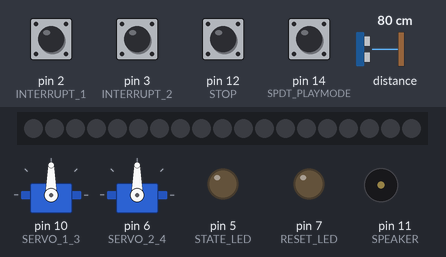
Recording of a sketch running on a simulated Arduino Uno, built with avr-gcc and run on an emulated ATmega328P. On the bench: 2 × servo, 19 RGB LEDs in strip order, left to right, output pins drawn as LEDs (lit = HIGH), buzzer (waves = sounding). Dashed ring = blinking. The inputs (shaded band) are chosen by the test bench; at power-on: pin 2 (INTERRUPT_1), pin 3 (INTERRUPT_2) HIGH, pin 12 (STOP), pin 14 (SPDT_PLAYMODE) LOW, distance to the obstacle 80 cm. The echo pulse lasts 58.3 µs per cm; pins used as bus, display or sensor lines are not drawn.

Above: at 1.2 s.
1.3 s: pin 3 (INTERRUPT_2) pulled LOW for 1 s
At 2.4 s:
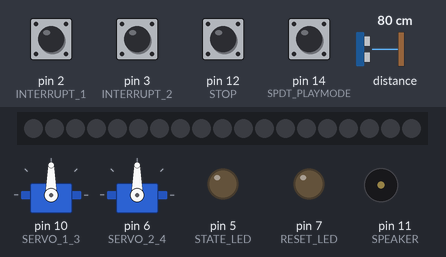
3.8 s: pin 2 (INTERRUPT_1) pulled LOW for 0.15 s
5.4 s: pin 3 (INTERRUPT_2) pulled LOW for 0.15 s
At 6.3 s:
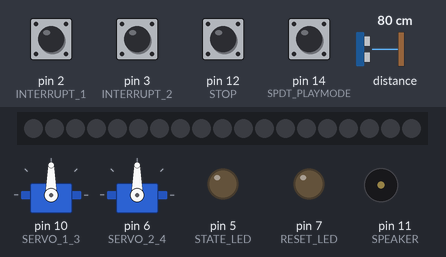
7.0 s: pin 2 (INTERRUPT_1) driven LOW and pin 3 (INTERRUPT_2) driven LOW
At 7.6 s:
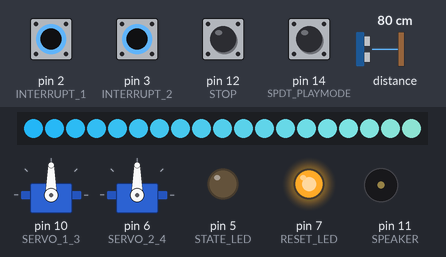
10.0 s: pin 2 (INTERRUPT_1) driven HIGH
At 10.62 s:
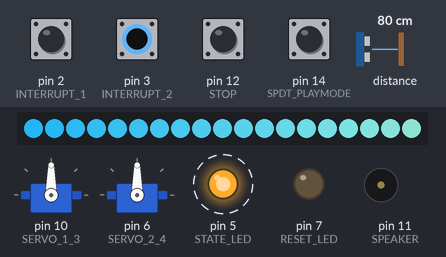
13.0 s: distance to the obstacle set to 9 cm
At 13.63 s:
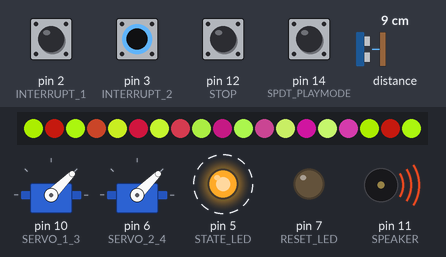
Timing chart, 0 to 16.0 s (numbered marks = the images above; inputs shaded):
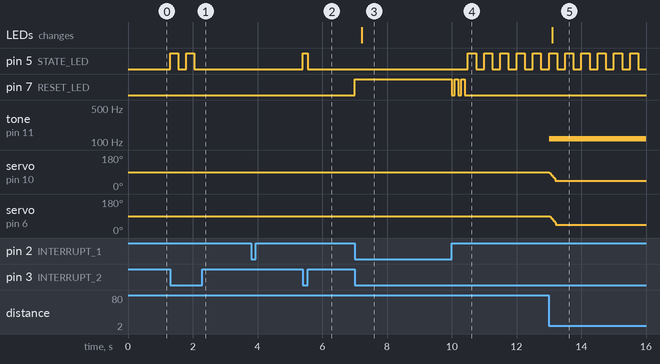

Measured:
- after the input at 1.3 s, pin 5 (STATE_LED): alternates HIGH for 0.25 s and LOW for 0.25 s, 4 changes in all, then stays LOW, starting at once
- after the input at 5.4 s, pin 5 (STATE_LED): LOW → HIGH at once, → LOW 0.15 s later
- after the input at 7.0 s, pin 7 (RESET_LED): LOW → HIGH at once, → LOW 3.0 s later; the LEDs: change after 0.22 s (image 3)
- after the input at 10.0 s, pin 5 (STATE_LED): alternates HIGH for 0.25 s and LOW for 0.25 s, starting after 0.50 s
- after the input at 13.0 s, tone on pin 11 (SPEAKER): silent → 116 Hz at once; servo on pin 10 (SERVO_1_3): moves from 90° to 45° over 0.18 s, starting at once; servo on pin 6 (SERVO_2_4): moves from 90° to 45° over 0.17 s, starting at once; the LEDs: change after 0.10 s (image 5)

The sketch:

ECE3872_ChristmasTree.ino
```cpp
#include <Adafruit_NeoPixel.h>
#include <Servo.h>

// Digital Pin Definitions
#define SONAR_ECHO    0
#define SONAR_TRIG    1
#define INTERRUPT_1   2 // RESET * PLAY
#define INTERRUPT_2   3 // RESET * RECORD
#define STATE_LED     5
#define SERVO_2_4     6
#define RESET_LED     7
#define SERVO_1_3     10
#define SPEAKER       11
#define STOP          12
#define LED           13 // Neopixel LED strip
#define SPDT_PLAYMODE 14

// Values
#define LIVE          0
#define RECORDING     1
#define NOTES_STORED  100
#define NUM_LEDS      19
#define MAX_DISTANCE  20.0 // Furthest distance the Sonar sensor will read (cm)


// Note frequencies with their int storare mapping (#)
// https://www.liutaiomottola.com/formulae/freqtab.htm
#define A2       110.000  // (1)
#define As2      116.541  // (2)
#define B2       123.471  // (3)
#define C3       130.813  // (4)
#define Cs3      138.591  // (5)
#define D3       146.832  // (6)
#define Ds3      155.563  // (7)
#define E3       164.814  // (8)
#define F3       174.614  // (9)
#define Fs3      184.997  // (10)
#define G3       195.998  // (11)
#define Gs3      207.652  // (12)

// Integer Frequencies
#define A2i      110  // (1)
#define As2i     117  // (2)
#define B2i      123  // (3)
#define C3i      131  // (4)
#define Cs3i     139  // (5)
#define D3i      147  // (6)
#define Ds3i     156  // (7)
#define E3i      165  // (8)
#define F3i      175  // (9)
#define Fs3i     185  // (10)
#define G3i      196  // (11)
#define Gs3i     208  // (12)

const float freqs[] = { A2, As2, B2, C3, Cs3, D3, Ds3, E3, F3, Fs3, G3, Gs3 };
const int freqs_i[] = { A2i, As2i, B2i, C3i, Cs3i, D3i, Ds3i, E3i, F3i, Fs3i, G3i, Gs3i };

// Global variables

volatile int state_var_0;
volatile int state_var_1;
bool on = false;
unsigned long tstart;
Adafruit_NeoPixel strip = Adafruit_NeoPixel(NUM_LEDS, LED, NEO_GRB + NEO_KHZ800);

Servo myservo_1_3;
Servo myservo_2_4;

// Recording and playing back different notes
volatile int recorded_notes[NOTES_STORED];
volatile unsigned int idx_record = 0;
volatile unsigned int idx_play = 0; // Check that this idx is in bounds before playing!
volatile bool is_recorded_data = false;
volatile bool is_space_remaining = true;

int servoPos_1_3 = 90;
int servoPos_2_4 = 90;

void setup() {
  // Set GPIO pins to their proper mode
  myservo_1_3.attach(SERVO_1_3);
  myservo_2_4.attach(SERVO_2_4);

  strip.begin();
  strip.clear();

  pinMode(STOP, INPUT);
  pinMode(SONAR_TRIG, OUTPUT);
  pinMode(SONAR_ECHO, INPUT);

  pinMode(LED_BUILTIN, OUTPUT);
  pinMode(STATE_LED, OUTPUT);
  pinMode(RESET_LED, OUTPUT);

  digitalWrite(LED_BUILTIN, HIGH);
  digitalWrite(STATE_LED, LOW);
  digitalWrite(RESET_LED, LOW);

  pinMode(SPDT_PLAYMODE, INPUT);
  attachInterrupt(digitalPinToInterrupt(INTERRUPT_1), updateStateVar1, CHANGE);
  attachInterrupt(digitalPinToInterrupt(INTERRUPT_2), updateStateVar2, CHANGE);

  eraseRecording();
  updateStateVar1();
  updateStateVar2();

  myservo_1_3.write(servoPos_1_3);
  myservo_2_4.write(servoPos_2_4);

}

void loop() {
  // Main program loop to run infinitely
  stateMachineHandler();
}

/* Update State Var 1
 *
 * Interrupt triggered when rotary switch turned or reset button pressed, updates state and resets state LEDs
 *  RESET * PLAY
 *
 * Params: None
 * Returns: None
 */
void updateStateVar1() {
  state_var_0 = digitalRead(INTERRUPT_1);
}

/* Update State Var 2
 *
 * Interrupt triggered when rotary switch turned or reset button pressed, updates state and resets state LEDs
 *  RESET * RECORD
 *
 * Params: None
 * Returns: None
 */
void updateStateVar2() {
  state_var_1 = digitalRead(INTERRUPT_2);
}

/* State Machine Handler
 *
 *  State Machine handler, constantly updating current state based on interrupt variables
 *
 * Params: None
 * Returns: None
 */
void stateMachineHandler() {
  // Reads variables corresponding to INT1=REST*PLAY and INT2=RESET*RECORD
  if (state_var_0 == 0) {
    if (state_var_1 == 0) {
      reset(); // 0 0 -> RESET STATE
    } else {
      rotaryPlay(); // 0 1 -> PLAY STATE
    }
  } else {
    if (state_var_1 == 0) {
      rotaryRecord(); // 1 0 -> RECORD STATE
    } else {
      if (digitalRead(STOP) == 0) {
        rotaryStop(); // 1 1 -> STOP STATE
      }
    }
  }
}

// ------ STATE FUNCTIONS -------

/* Rotary Record
 *
 *
 * State Machine stop function triggered when rotary switch set to record
 *
 * Params: None
 * Returns: None
 */
void rotaryRecord() {
  // Blink when recording, except if out of space then turn off LED
  while (state_var_0 == 1 && state_var_1 == 0) { // enter while loop if room to record
    tstart = millis();
    digitalWrite(STATE_LED, is_space_remaining ? HIGH : LOW);
    recordAudioData();
    // Wait till 250ms have passed to turn state LED off for blinking
    while (state_var_0 == 1 && state_var_1 == 0 && millis() <= tstart + 250);
    digitalWrite(STATE_LED, LOW); // Blink LED
    while (state_var_0 == 1 && state_var_1 == 0 && millis() <= tstart + 500);
  }
  digitalWrite(STATE_LED, LOW);
  is_recorded_data = true;
}


/* Rotary Stop
 *
 *
 * State Machine stop function triggered when rotary switch set to stop
 *
 * Params: None
 * Returns: None
 */
void rotaryStop() {
  ////Serial.print("STOP STATE\n");
  digitalWrite(STATE_LED, LOW);
  digitalWrite(LED_BUILTIN, LOW);
  while (state_var_0 == 1 && state_var_1 == 1) {
     // Should we do anything in stop?
  }
}


/* Rotary Play
 *
 *
 * State Machine play function triggered when rotary switch set to play
 *
 * Params: None
 * Returns: None
 */
void rotaryPlay() {
  ////Serial.print("PLAY STATE\n");
  // OUTER LOOP OCCURS EVERY 500 MILLISECONDS
  while (state_var_0 == 0 && state_var_1 == 1) {
    // Get start time and note
    tstart = millis();
    digitalWrite(STATE_LED, HIGH);
    int mode = digitalRead(SPDT_PLAYMODE);
    if (play(mode) == -1) digitalWrite(STATE_LED, LOW);
    // Spin until state change or time for next note
    while (state_var_0 == 0 && state_var_1 == 1 && millis() <= tstart + 500);
  }
  // Exit state code - turn off LED and stop the tone
  digitalWrite(STATE_LED, LOW);
  noTone(SPEAKER);
}


/* Reset
 *
 *
 * State Machine reset function triggered when reset button pressed
 *
 * Params: None
 * Returns: None
 */
void reset() {
  tstart = millis();
  digitalWrite(RESET_LED, HIGH);
  idx_play = 0;

  // Write the servos back to 90
  int finalPos_1_3 = 90;
  int finalPos_2_4 = 90;
  int step_1_3 = (finalPos_1_3 - servoPos_1_3)/10;
  int step_2_4 = (finalPos_2_4 - servoPos_2_4)/10;
  for (int i = 0; i < 9; ++i) {
    servoPos_1_3 += step_1_3;
    myservo_1_3.write(servoPos_1_3);
    delay(10);
    servoPos_2_4 += step_2_4;
    myservo_2_4.write(servoPos_1_3);
    delay(10);
  }
  servoPos_1_3 = finalPos_1_3;
  myservo_1_3.write(servoPos_1_3);
  delay(10);
  servoPos_2_4 = finalPos_2_4;
  myservo_2_4.write(servoPos_1_3);

  // Delay to ensure the LEDs don't spike the power
  delay(25);
  for (int i = 0; i < NUM_LEDS; ++i) {
    strip.setPixelColor(i, 32 + i * 4, 168, 228 - 4 * i);
  }
  strip.show();
  //Serial.print("RESET STATE\n");
  while (state_var_0 == 0 && state_var_1 == 0) {
    // if reset held down for > 3s, recording erased
    if (is_recorded_data && millis() >= tstart + 3000) {
      //Serial.print("ERASING RECORDING\n");
      eraseRecording();
      // Blink 3 times to show recording erased
      digitalWrite(RESET_LED, LOW);
      delay(100);
      digitalWrite(RESET_LED, HIGH);
      delay(100);
      digitalWrite(RESET_LED, LOW);
      delay(100);
      digitalWrite(RESET_LED, HIGH);
      delay(100);
      digitalWrite(RESET_LED, LOW);
      delay(100);
      digitalWrite(RESET_LED, HIGH);
    }
  }
  // Exit state cleanup - turn off Reset LED
  digitalWrite(RESET_LED, LOW);
}


// ----------- HELPER FUNCTIONS -----------

/* Erase Recording
 *
 *  Clears the recorded notes array and resets the record/play indices
 *
 * Params: None
 * Returns: None
 */
void eraseRecording() {
  idx_record = 0;
  idx_play = 0;
  is_recorded_data = false;
  is_space_remaining = true;
  for (int i = 0; i < NOTES_STORED; ++i) {
    recorded_notes[i] = 0;
  }
}


/* Read Sonar cm
 *
 *  Blocking call to measure distance on sonar
 *
 * Params: None
 * Returns: Distance (in cm) measured from front of sonar sensor
 */
unsigned long read_sonar_cm() {
  digitalWrite(SONAR_TRIG, LOW);
  delayMicroseconds(2);
  digitalWrite(SONAR_TRIG, HIGH);
  delayMicroseconds(10);
  digitalWrite(SONAR_TRIG, LOW);
  unsigned long cm = pulseIn(SONAR_ECHO, HIGH, 300000) / 58;
  return cm; // Distance in cm
}

/* Get Note Index - int
 *
 * Reads and scaled Sonar distance input to determine index of desired note
 * Note determined on continuous scale before conversion to note
 *
 *
 * Params: None
 * Returns: int frequency - the rounded frequency value
 */
int getNote() {
  unsigned long cm = read_sonar_cm();
  int note = (cm-2)/3;
  if (note < 1 || note > 12) note = -1;
  return note;
}

/* Get Frequency - int
 *
 * Reads and scaled Sonar distance input to determine frequency of desired note
 * Frequency determined on continuous scale before conversion to note
 *
 *
 * Params: None
 * Returns: int frequency - the rounded frequency value
 */
inline int getFrequency_i() {
  return freqs_i[getNote()];
}


/* Get Frequency - float
 *
 * Reads and scaled Sonar distance input to determine frequency of desired note
 * Frequency determined on continuous scale before conversion to note
 *
 *
 * Params: None
 * Returns: float frequency - the raw frequency value
 */
float getFrequency() {
  // This function scales notes/frequencies in geometric fashion like a guitar string
  //  Should it be changed to provide a linear relationship between distance and note?
  float freq = 107.0 * (((float) read_sonar_cm()) / MAX_DISTANCE) + 108.0;
  return freq;
}


/* Get Note From Freqency
 *
 * Maps a given frequency to its nearest output note
 *
 * Params: float frequency - raw frequency data
 * Returns: The integer mapping of the nearest note to the input frequncy
 */
int getNoteFromFrequency(float freq) {
    // Separate frequencies into bins with cutoffs as geometric mean of two frequencies
    if (freq < 113.223) return 1;
    else if (freq < 119.956) return 2;
    else if (freq < 127.089) return 3;
    else if (freq < 134.646) return 4;
    else if (freq < 142.652) return 5;
    else if (freq < 151.134) return 6;
    else if (freq < 160.122) return 7;
    else if (freq < 169.643) return 8;
    else if (freq < 179.731) return 9;
    else if (freq < 190.418) return 10;
    else if (freq < 201.741) return 11;
    else if (freq < 213.737) return 12;
    // If the frequency is greater than the cutoff, don't play anything.
    return -1;
}


/* Get Frequency from Note
 *
 * Provides the frequency of a note's mapping
 *  Use with indices of notes as defined up top (starting with 1)
 *
 * Params: int note - encoded note data
 * Returns: frequency corresponding to that note
 */
inline float getFrequencyFromNote(int note) {
  return freqs[note-1];
}


/* Get Next Recorded Note
 *
 * Gives the next note in the recording (if applicable) and increments the playback index
 *
 * Params: None
 * Returns: Integer encoding of the next recorded note for playback
 */
int getNextRecordedNote() {
  if (idx_play < idx_record && idx_play < NOTES_STORED) {
    int note = recorded_notes[idx_play++ % idx_record];
    idx_play = idx_play == idx_record ? idx_play = 0 : idx_play;
    return note;
  }  else {
    return -1; // Error code - no more data
  }
}


/* Set Next Recorded Note
 *
 * Writes the next recorded note to the note storage array
 *
 * Params: int note - the next note to record
 * Returns: int status - 0 if successful, -1 if out of recording space
 */
int setNextRecordedNote(int note) {
  if (idx_record < NOTES_STORED) {
    recorded_notes[idx_record++] = note;
    return 0;
  }
    is_space_remaining = false;
    return -1; // Error code
}


/* Play
 *
 * Plays notes from speaker live or from recording based on mode
 *
 * Params: int mode - read from the slide switch controlling play live or play from recording
 * Returns: Int note - the note that it detected and played
 */
int play(int mode) {
  int note;
  // Select note from either a recording or live input
  if (mode == LIVE) {
    // Live
    note = getNote();
  } else {
    // Recording
    note = getNextRecordedNote();
  }
  if (note == -1) return note; // Don't play anything if no note is returned
  lightLEDs(note);
  delay(10);
  speaker(note);
  moveMotors(note);
  return note;
}


/* Record Audio Data
 *
 * SIMULATION: Records notes in sequence of 1-12
 *
 * Calculates current frequency, retrieves the note, and stores it
 *
 * Params: None
 * Returns: int storageStatus: 0 if all clear, -1 if out of space
 */
int recordAudioData() {
  int note = play(LIVE);
  if (note > -1 && setNextRecordedNote(note) == -1) {
     return -1;
  }
  return 0;
}

/* Move Motors
 *
 *
 * Moves both servo motors to a set position based on the note
 *
 * Params: int note - the next note to move servos based on
 * Returns: None
 */
void moveMotors(int note) {
  // Move
  int finalPos_1_3 = 25+10*note;
  int finalPos_2_4 = 155-10*note;
  int step_1_3 = (finalPos_1_3 - servoPos_1_3)/10;
  int step_2_4 = (finalPos_2_4 - servoPos_2_4)/10;
  for (int i = 0; i < 9; ++i) {
    servoPos_1_3 += step_1_3;
    myservo_1_3.write(servoPos_1_3);
    delay(10);
    servoPos_2_4 += step_2_4;
    myservo_2_4.write(servoPos_1_3); // Changed from 2-4 to 1-3
    delay(10);
  }
  servoPos_1_3 = finalPos_1_3;
  myservo_1_3.write(servoPos_1_3);
  delay(10);
  servoPos_2_4 = finalPos_1_3;
  myservo_2_4.write(servoPos_1_3); // Changed from 2-4 to 1-3
    switch(note) {
    case 1:
      break;
    case 2:
      break;
    case 3:
      break;
    case 4:
      break;
    case 5:
      break;
    case 6:
      break;
    case 7:
      break;
    case 8:
      break;
    case 9:
      break;
    case 10:
      break;
    case 11:
      break;
    case 12:
      break;
     default:
      myservo_1_3.write(90);
      myservo_2_4.write(90);
      break;
    }
  return;
}

/* Speaker
 *
 *
 * Params: int note - the next note to play on the speaker
 * Returns: None
 */
void speaker(int note) {
  tone(SPEAKER, getFrequencyFromNote(note), 500);
}

/* Light LEDs
 *
 *
 * Params: int note - the next note to change LED colors based on
 * Returns: None
 */
void lightLEDs(int note) {
  strip.clear();
  for (int i = 0; i < NUM_LEDS; ++i) {
    // GRB
    strip.setPixelColor(i, (note + i % 2) * 200 + 6*(i % 8), ((note+i+1) % 2)*200 + 12*(i % 4), 7*(i % 16));
  }
  strip.show();
  /*
  switch(note) {
    case 1:
      break;
    case 2:
      break;
    case 3:
      break;
    case 4:
      break;
    case 5:
      break;
    case 6:
      break;
    case 7:
      break;
    case 8:
      break;
    case 9:
      break;
    case 10:
      break;
    case 11:
      break;
    case 12:
      break;
     default:
      strip.clear();
      break;
  } //*/
  strip.show();
}
```
